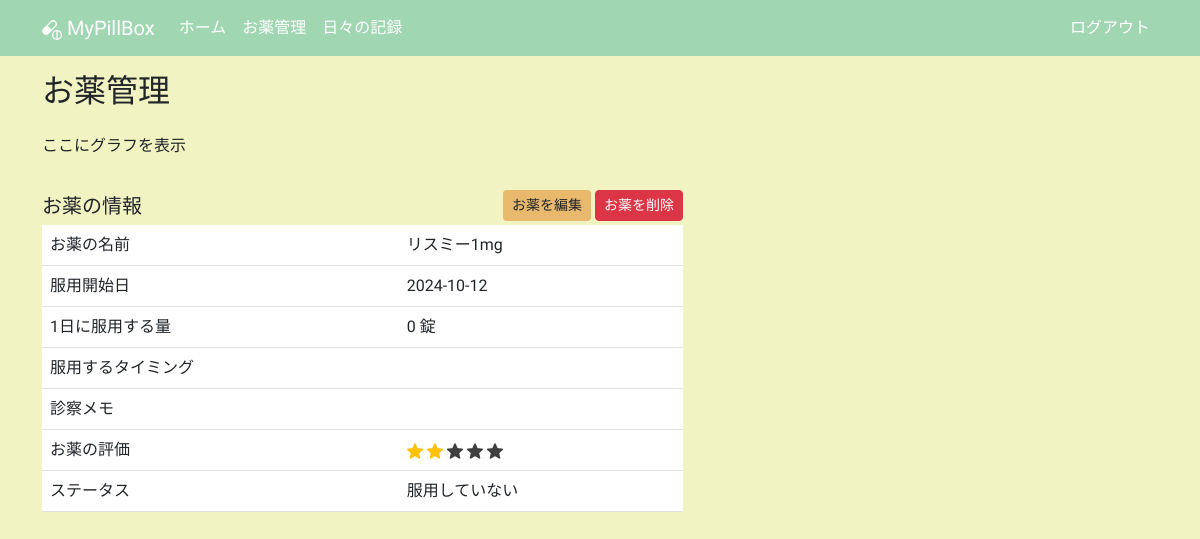
/medicine_detail/14 (signed in), run on the app's committed database.
### app/models.py (models this page shows, shortened)
class Medicine(db.Model):
    __tablename__ = "medicines"
    id: so.Mapped[int] = so.mapped_column(primary_key=True)
    name: so.Mapped[str] = so.mapped_column(sa.String(100))
    taking_start_date: so.Mapped[datetime.date] = so.mapped_column(sa.Date)
    dose_per_day: so.Mapped[Optional[float]]
    taking_timing: so.Mapped[Optional[str]] = so.mapped_column(sa.String(100))
    memo: so.Mapped[Optional[str]] = so.mapped_column(sa.Text)
    rating: so.Mapped[Optional[int]] = so.mapped_column(default=0)
    is_active: so.Mapped[bool] = so.mapped_column(sa.Boolean)
    taking_unit: so.Mapped[TakingUnit] = so.mapped_column(sa.Enum(TakingUnit))
    user_id: so.Mapped[int] = so.mapped_column(sa.ForeignKey(User.id))
    user: so.Mapped[User] = so.relationship(back_populates="medicines")

### app/routes.py (the view)
@app.route("/medicine_detail/<int:medicine_id>")
@login_required
def medicine_detail(medicine_id):
    medicine = db.session.get(Medicine, medicine_id)
    if medicine is None or medicine.user_id != current_user.id:
        abort(404)
    return render_template("medicine_detail.html", medicine=medicine)

### app/models.py (called while the page is built)
@login.user_loader
def load_user(id):
    return db.session.get(User, int(id))

### app/templates/medicine_detail.html
{% extends "base.html" %}
{% block content %}
  <h2 class="mb-4">お薬管理</h2>
  <div class="row">
    <div class="col-12 col-lg-7 mb-3">
      <p>ここにグラフを表示</p>
    </div>
  </div>
  <div class="row">
    <div class="col-12 col-lg-7 mb-3">
      <div class="mb-1 d-flex justify-content-between align-items-center">
        <h5 class="mb-0">お薬の情報</h5>
        <div>
          <a href="{{ url_for('index') }}" class="btn btn-custom btn-sm">お薬を編集</a>
          <a href="{{ url_for('index') }}" class="btn btn-danger btn-sm">お薬を削除</a>
        </div>
      </div>
      <table class="table table-hover">
        <tr>
          <td>お薬の名前</td>
          <td>{{ medicine.name }}</td>
        </tr>
        <tr>
          <td>服用開始日</td>
          <td>{{ medicine.taking_start_date }}</td>
        </tr>
        <tr>
          <td>1日に服用する量</td>
          <td>
            {% if not medicine.dose_per_day %}
              0
            {% elif medicine.dose_per_day.split(".")[1] == 0 %}
              {{ medicine.dose_per_day|int }}
            {% else %}
              {{ medicine.dose_per_day }}
            {% endif %}
            {{ medicine.taking_unit.value }}
          </td>
        </tr>
        <tr>
          <td class="text-nowrap">服用するタイミング</td>
          <td>{{ medicine.taking_timing }}</td>
        </tr>
        <tr>
          <td>診察メモ</td>
          <td>{{ medicine.memo }}</td>
        </tr>
        <tr>
          <td>お薬の評価</td>
          <td>
            {% for i in range(0, medicine.rating) %}
              <img src="{{ url_for('static', filename='images/star_on.png') }}"
                   class="star-display rating-checked"
                   alt="star">
            {% endfor %}
            {% if medicine.rating < 5 %}
              {% for i in range(medicine.rating, 5) %}
                <img src="{{ url_for('static', filename='images/star_on.png') }}"
                     class="star-display"
                     alt="star">
              {% endfor %}
            {% endif %}
          </td>
        </tr>
        <tr>
          <td>ステータス</td>
          <td>
            {% if medicine.is_active == True %}
              服用中
            {% else %}
              服用していない
            {% endif %}
          </td>
        </tr>
      </table>
    </div>
  </div>
{% endblock content %}

### app/templates/base.html (style rules this page uses)
body { background-color: #F1F3C2; font-family: "Zen Maru Gothic", serif; font-weight: 500; font-style: normal; }
.btn-custom { background-color: #E8B86D; font-weight: 500; }
.rating-checked { filter: none!important; }
.star-display { width: 1em; height: 1em; filter: invert(99%) sepia(1%) saturate(0%) hue-rotate(161deg) brightness(101%) contrast(104%); }

### data on the page
Medicine: name "リスミー1mg", taking_start_date "2024-10-12", taking_unit.value "錠"
